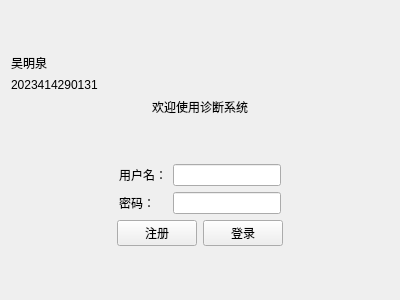
<?xml version="1.0" encoding="UTF-8"?>
<ui version="4.0">
 <class>LoginView</class>
 <widget class="QWidget" name="LoginView">
  <property name="geometry">
   <rect>
    <x>0</x>
    <y>0</y>
    <width>400</width>
    <height>300</height>
   </rect>
  </property>
  <property name="windowTitle">
   <string>登录</string>
  </property>
  <layout class="QVBoxLayout" name="verticalLayout">
   <item>
    <spacer name="verticalSpacer_2">
     <property name="orientation">
      <enum>Qt::Orientation::Vertical</enum>
     </property>
     <property name="sizeHint" stdset="0">
      <size>
       <width>20</width>
       <height>50</height>
      </size>
     </property>
    </spacer>
   </item>
   <item>
    <widget class="QLabel" name="label">
     <property name="text">
      <string>吴明泉</string>
     </property>
    </widget>
   </item>
   <item>
    <widget class="QLabel" name="label_4">
     <property name="text">
      <string>2023414290131</string>
     </property>
    </widget>
   </item>
   <item>
    <widget class="QLabel" name="labelTitle">
     <property name="text">
      <string>欢迎使用诊断系统</string>
     </property>
     <property name="alignment">
      <set>Qt::AlignmentFlag::AlignCenter</set>
     </property>
    </widget>
   </item>
   <item>
    <spacer name="verticalSpacer">
     <property name="orientation">
      <enum>Qt::Orientation::Vertical</enum>
     </property>
     <property name="sizeHint" stdset="0">
      <size>
       <width>20</width>
       <height>49</height>
      </size>
     </property>
    </spacer>
   </item>
   <item>
    <layout class="QHBoxLayout" name="horizontalLayout_2">
     <item>
      <spacer name="horizontalSpacer">
       <property name="orientation">
        <enum>Qt::Orientation::Horizontal</enum>
       </property>
       <property name="sizeHint" stdset="0">
        <size>
         <width>40</width>
         <height>20</height>
        </size>
       </property>
      </spacer>
     </item>
     <item>
      <layout class="QFormLayout" name="formLayout">
       <item row="0" column="0">
        <widget class="QLabel" name="label_2">
         <property name="text">
          <string>用户名：</string>
         </property>
        </widget>
       </item>
       <item row="0" column="1">
        <widget class="QLineEdit" name="inputUserName"/>
       </item>
       <item row="1" column="0">
        <widget class="QLabel" name="label_3">
         <property name="text">
          <string>密码：</string>
         </property>
        </widget>
       </item>
       <item row="1" column="1">
        <widget class="QLineEdit" name="inputUserPassword">
         <property name="echoMode">
          <enum>QLineEdit::EchoMode::Password</enum>
         </property>
        </widget>
       </item>
      </layout>
     </item>
     <item>
      <spacer name="horizontalSpacer_2">
       <property name="orientation">
        <enum>Qt::Orientation::Horizontal</enum>
       </property>
       <property name="sizeHint" stdset="0">
        <size>
         <width>40</width>
         <height>20</height>
        </size>
       </property>
      </spacer>
     </item>
    </layout>
   </item>
   <item>
    <layout class="QHBoxLayout" name="horizontalLayout_3">
     <item>
      <spacer name="horizontalSpacer_3">
       <property name="orientation">
        <enum>Qt::Orientation::Horizontal</enum>
       </property>
       <property name="sizeHint" stdset="0">
        <size>
         <width>40</width>
         <height>20</height>
        </size>
       </property>
      </spacer>
     </item>
     <item>
      <layout class="QHBoxLayout" name="horizontalLayout">
       <item>
        <widget class="QPushButton" name="btSignUp">
         <property name="text">
          <string>注册</string>
         </property>
        </widget>
       </item>
       <item>
        <widget class="QPushButton" name="btSignIn">
         <property name="text">
          <string>登录</string>
         </property>
        </widget>
       </item>
      </layout>
     </item>
     <item>
      <spacer name="horizontalSpacer_4">
       <property name="orientation">
        <enum>Qt::Orientation::Horizontal</enum>
       </property>
       <property name="sizeHint" stdset="0">
        <size>
         <width>40</width>
         <height>20</height>
        </size>
       </property>
      </spacer>
     </item>
    </layout>
   </item>
   <item>
    <spacer name="verticalSpacer_3">
     <property name="orientation">
      <enum>Qt::Orientation::Vertical</enum>
     </property>
     <property name="sizeHint" stdset="0">
      <size>
       <width>20</width>
       <height>50</height>
      </size>
     </property>
    </spacer>
   </item>
  </layout>
 </widget>
 <resources/>
 <connections/>
</ui>
